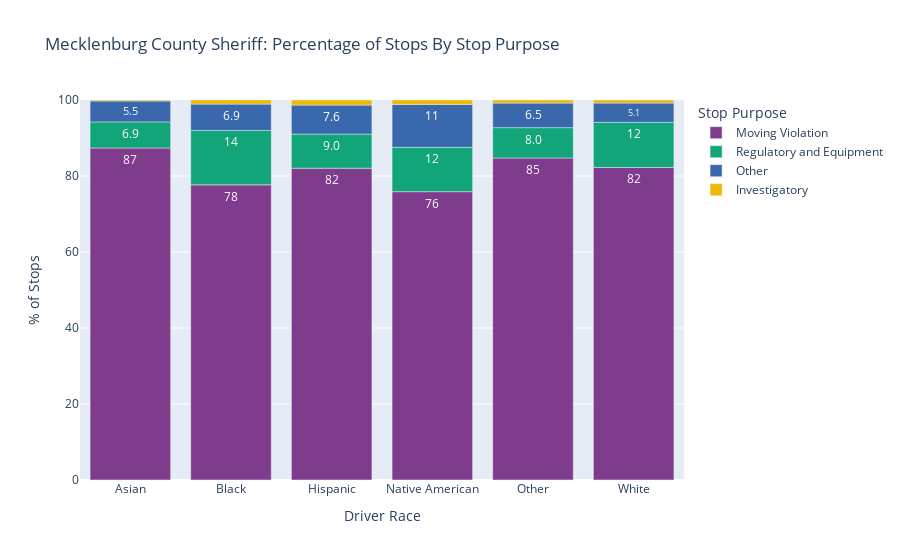

Notebook code for this chart:
### Code cell
px.bar(
    df,
    x="driver_race",
    y='% of Stops',
    color="stop_purpose_group",
    text_auto='.2s',
    title="Mecklenburg County Sheriff: Percentage of Stops By Stop Purpose",
    labels={'year':'Year', '% of Stops':'% of Stops', "driver_race": "Driver Race", "stop_purpose_group": "Stop Purpose"},
    color_discrete_sequence=px.colors.qualitative.Bold,
    height=600,
    range_y=[0, 100],
)

### Figure 1 — Plotly figure (JSON) as saved in the notebook; plotly's stock layout.template omitted (floating-point values rounded to 4 significant figures)
{"data": [{"alignmentgroup": "True", "hovertemplate": "Stop Purpose=Moving Violation<br>Driver Race=%{x}<br>% of Stops=%{y}<extra></extra>", "legendgroup": "Moving Violation", "marker": {"color": "rgb(127, 60, 141)", "pattern": {"shape": ""}}, "name": "Moving Violation", "offsetgroup": "Moving Violation", "orientation": "v", "showlegend": true, "textposition": "auto", "texttemplate": "%{y:.2s}", "type": "bar", "x": ["Asian", "Black", "Hispanic", "Native American", "Other", "White"], "xaxis": "x", "y": [87.38, 77.67, 82.06, 75.88, 84.74, 82.24], "yaxis": "y"}, {"alignmentgroup": "True", "hovertemplate": "Stop Purpose=Regulatory and Equipment<br>Driver Race=%{x}<br>% of Stops=%{y}<extra></extra>", "legendgroup": "Regulatory and Equipment", "marker": {"color": "rgb(17, 165, 121)", "pattern": {"shape": ""}}, "name": "Regulatory and Equipment", "offsetgroup": "Regulatory and Equipment", "orientation": "v", "showlegend": true, "textposition": "auto", "texttemplate": "%{y:.2s}", "type": "bar", "x": ["Asian", "Black", "Hispanic", "Native American", "Other", "White"], "xaxis": "x", "y": [6.863, 14.31, 8.982, 11.67, 7.989, 11.87], "yaxis": "y"}, {"alignmentgroup": "True", "hovertemplate": "Stop Purpose=Other<br>Driver Race=%{x}<br>% of Stops=%{y}<extra></extra>", "legendgroup": "Other", "marker": {"color": "rgb(57, 105, 172)", "pattern": {"shape": ""}}, "name": "Other", "offsetgroup": "Other", "orientation": "v", "showlegend": true, "textposition": "auto", "texttemplate": "%{y:.2s}", "type": "bar", "x": ["Asian", "Black", "Hispanic", "Native American", "Other", "White"], "xaxis": "x", "y": [5.515, 6.947, 7.619, 11.28, 6.463, 5.09], "yaxis": "y"}, {"alignmentgroup": "True", "hovertemplate": "Stop Purpose=Investigatory<br>Driver Race=%{x}<br>% of Stops=%{y}<extra></extra>", "legendgroup": "Investigatory", "marker": {"color": "rgb(242, 183, 1)", "pattern": {"shape": ""}}, "name": "Investigatory", "offsetgroup": "Investigatory", "orientation": "v", "showlegend": true, "textposition": "auto", "texttemplate": "%{y:.2s}", "type": "bar", "x": ["Asian", "Black", "Hispanic", "Native American", "Other", "White"], "xaxis": "x", "y": [0.2451, 1.078, 1.342, 1.167, 0.8079, 0.7978], "yaxis": "y"}], "layout": {"autosize": true, "barmode": "relative", "legend": {"title": {"text": "Stop Purpose"}, "tracegroupgap": 0}, "title": {"text": "Mecklenburg County Sheriff: Percentage of Stops By Stop Purpose"}, "xaxis": {"anchor": "y", "autorange": true, "domain": [0, 1], "range": [-0.5, 5.5], "title": {"text": "Driver Race"}, "type": "category"}, "yaxis": {"anchor": "x", "domain": [0, 1], "range": [0, 100], "title": {"text": "% of Stops"}, "type": "linear"}}}
